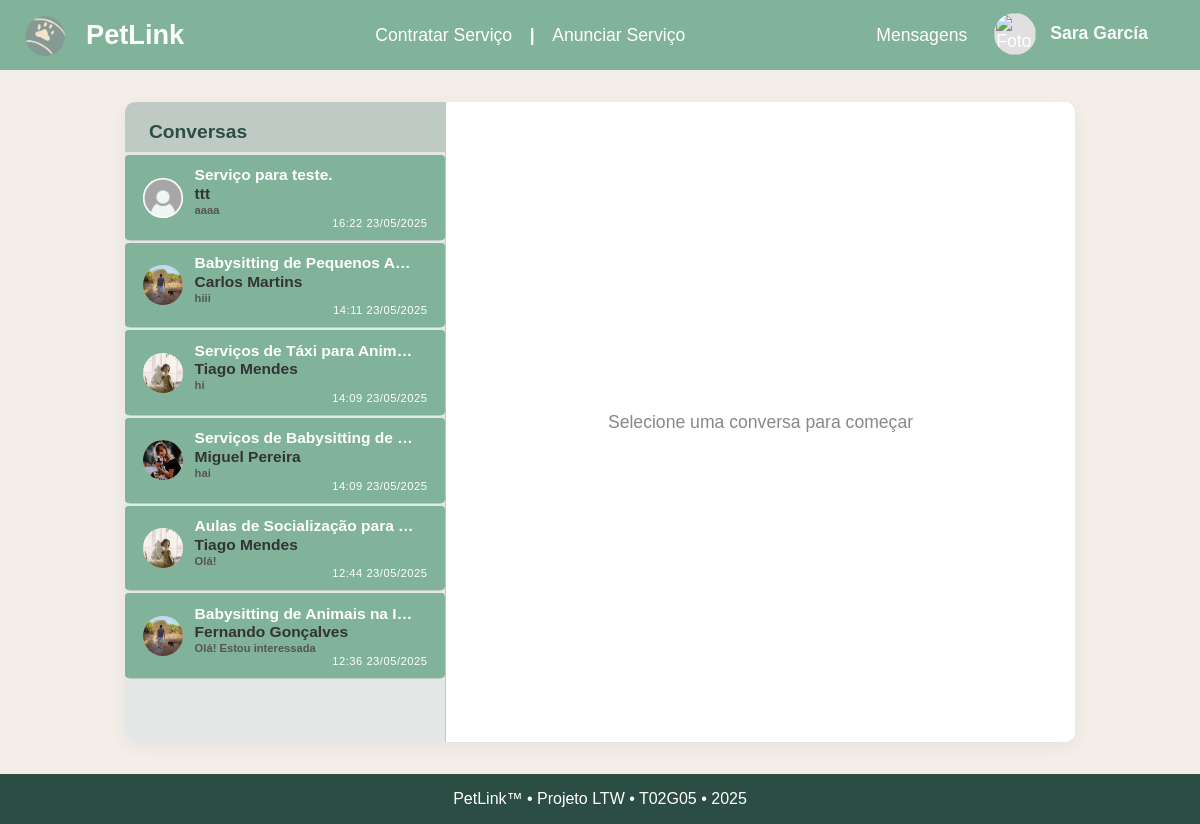
Page /pages/messages.php (signed in) on the committed database.
### tables this page shows
CREATE TABLE Ads (
    ad_id           INTEGER PRIMARY KEY AUTOINCREMENT,
    service_id      INTEGER NOT NULL,
    freelancer_id   INTEGER NOT NULL,
    title           TEXT NOT NULL,
    description     TEXT NOT NULL,
    price           REAL NOT NULL,
    price_period    TEXT NOT NULL,
    created_at      TIMESTAMP DEFAULT CURRENT_TIMESTAMP,

    FOREIGN KEY (freelancer_id) REFERENCES Users(user_id) ON DELETE CASCADE,
    FOREIGN KEY (service_id) REFERENCES Services(service_id) ON DELETE RESTRICT,
    CONSTRAINT valid_price_period CHECK (price_period IN ('hora', 'semana', 'dia', 'mês'))
);

### pages/messages.php (called while the page is built, shortened)
<?php
require_once('../templates/layout.php');
require_once('../templates/messages.php');
$db = getDatabaseConnection();
$currentUserId = $_SESSION['user_id'];
$selectedAdId = isset($_GET['ad']) ? intval($_GET['ad']) : null;
$selectedUserId = isset($_GET['to']) ? intval($_GET['to']) : null;
$stmt = $db->prepare('
    SELECT DISTINCT
        CASE
            WHEN from_user_id = :user_id THEN to_user_id
            ELSE from_user_id
        END AS user_id,
        u.username,
        u.name,
        u.photo_id,
        a.ad_id,
        a.title AS ad_title,
        a.freelancer_id,
        (SELECT text FROM Messages m2 WHERE (m2.from_user_id = :user_id OR m2.to_user_id = :user_id) AND m2.ad_id = a.ad_id AND (m2.from_user_id = u.user_id OR m2.to_user_id = u.user_id) ORDER BY m2.sent_at DESC LIMIT 1) AS last_message,
        (SELECT sent_at FROM Messages m2 WHERE (m2.from_user_id = :user_id OR m2.to_user_id = :user_id) AND m2.ad_id = a.ad_id AND (m2.from_user_id = u.user_id OR m2.to_user_id = u.user_id) ORDER BY m2.sent_at DESC LIMIT 1) AS last_time
    FROM Messages m
    JOIN Users u ON u.user_id = CASE WHEN m.from_user_id = :user_id THEN m.to_user_id ELSE m.from_user_id END
    JOIN Ads a ON a.ad_id = m.ad_id
    WHERE m.from_user_id = :user_id OR m.to_user_id = :user_id
    ORDER BY last_time DESC
');
$stmt->execute([':user_id' => $currentUserId]);
$chats = $stmt->fetchAll(PDO::FETCH_ASSOC);
$messages = [];
drawMensagens($chats, $messages, $selectedAdId, $selectedUserId, $latestOrder ?? null);
?>

### templates/messages.php (the view, shortened to what this page needs)
<link rel="stylesheet" href="../stylesheets/style.css">
<?php function drawMensagens(array $chats, array $messages, ?int $selectedAdId, ?int $selectedUserId, $latestOrder = null): void { ?>
<div class="chat-container">
  <aside class="chat-list">
    <h2>Conversas</h2>
    <ul>
      <?php foreach ($chats as $chat): ?>
        <li class="<?= $selectedAdId === $chat['ad_id'] && $selectedUserId === $chat['user_id'] ? 'active' : '' ?>">
          <a class="profile-link<?= ($selectedAdId == $chat['ad_id'] && $selectedUserId == $chat['user_id']) ? ' active' : '' ?>"
             href="../pages/messages.php?ad=<?= htmlspecialchars((string)$chat['ad_id']) ?>&to=<?= htmlspecialchars((string)$chat['user_id']) ?>">
            <div style="display: flex; align-items: center; gap: 12px;">
              <img src="<?php
  $profilePhotoId = $chat['photo_id'] ?? 'default';
  if (
    !$profilePhotoId ||
    $profilePhotoId === 'default' ||
    $profilePhotoId === '../resources/default_profile.png'
  ) {
    $src = '/resources/profilePics/0.png';
  } elseif (is_numeric($profilePhotoId)) {
    $src = "/resources/profilePics/" . $profilePhotoId . ".png";
  } else {
    $src = "/resources/profilePics/" . basename((string)$profilePhotoId);
  }
  echo htmlspecialchars($src);
?>" alt="Foto de perfil" style="width:40px; height:40px; border-radius:50%; object-fit:cover; background:#e0e0e0;">
              <div style="flex:1;">
                <strong><?= htmlspecialchars($chat['ad_title']) ?></strong>
                <div style="font-size:0.97em; color:#333;">
                  <?= htmlspecialchars($chat['name']) ?> <span style="color:#81B29A;"></span>
                </div>
                <div class="chat-last-message"><?= htmlspecialchars($chat['last_message']) ?></div>
                <div class="chat-last-time">
                  <?php
                    if (!empty($chat['last_time'])) {
                      $dt = new DateTime($chat['last_time']);
                      echo htmlspecialchars($dt->format('H:i d/m/Y'));
                    }
                  ?>
                </div>
              </div>
            </div>
          </a>
        </li>
      <?php endforeach; ?>
    </ul>
  </aside>
  <section class="chat-messages">
    <?php if ($selectedAdId && $selectedUserId):
      $currentChat = null;
      foreach ($chats as $chat) {
        if ($chat['ad_id'] == $selectedAdId && $chat['user_id'] == $selectedUserId) {
          $currentChat = $chat;
          break;
        }
      }
    ?>
      <?php if ($currentChat): ?>
        <div class="chat-header-bar" style="display:flex;align-items:center;gap:16px;padding:1.2rem 2rem 1rem 2rem;border-bottom:1px solid #e3e7e5;background:#fff;">
          <a href="../pages/userprofile.php?username=<?= urlencode($currentChat['username']) ?>" style="display:flex;align-items:center;gap:12px;text-decoration:none;color:inherit;">
            <img src="<?php
  $profilePhotoId = $currentChat['photo_id'] ?? 'default';
  if (
    !$profilePhotoId ||
    $profilePhotoId === 'default' ||
    $profilePhotoId === '../resources/default_profile.png'
  ) {
    $src = '/resources/profilePics/0.png';
  } elseif (is_numeric($profilePhotoId)) {
    $src = "/resources/profilePics/" . $profilePhotoId . ".png";
  } else {
    $src = "/resources/profilePics/" . basename((string)$profilePhotoId);
  }
  echo htmlspecialchars($src);
?>" alt="Foto de perfil" style="width:48px;height:48px;border-radius:50%;object-fit:cover;background:#e0e0e0;">
            <div>
              <div style="font-weight:600;font-size:1.1em;"><?= htmlspecialchars($currentChat['ad_title']) ?></div>
              <div style="font-size:0.97em;color:#2b4d43;"><?= htmlspecialchars($currentChat['name']) ?></div>
            </div>
          </a>
          <?php if (
  isset($_SESSION['user_id'], $currentChat['freelancer_id']) &&
  $_SESSION['user_id'] !== $currentChat['freelancer_id']
): ?>
            <button id="buyServiceBtn" style="margin-left:auto;background:#81B29A;color:#fff;border:none;padding:0.5em 1em;border-radius:6px;cursor:pointer;">Contratar Serviço</button>
          <?php endif; ?>
        </div>
        <?php
        include_once('../modals/buyService_modal.php');
        ?>
      <?php endif; ?>
      <div class="messages-list" id="messagesContainer">
        <?php
          $lastDate = null;
          $lastSentIndex = null;
          $lastMessageIndex = count($messages) - 1;
          foreach ($messages as $i => $msg) {
            if ($msg['from_user_id'] == $_SESSION['user_id']) {
              $lastSentIndex = $i;
            }
          }
        ?>
        <?php foreach ($messages as $i => $msg):
          $msgDate = (new DateTime($msg['sent_at']))->format('d/m/Y');
          $msgHour = (new DateTime($msg['sent_at']))->format('H:i');
          if ($msgDate !== $lastDate):
        ?>
          <div class="message-date-header"><?= htmlspecialchars($msgDate) ?></div>
        <?php
            $lastDate = $msgDate;
          endif;
        ?>
          <div class="message <?= $msg['from_user_id'] == $_SESSION['user_id'] ? 'sent' : 'received' ?>">
            <span><?= htmlspecialchars($msg['text']) ?></span>
            <div class="message-time"><?= htmlspecialchars($msgHour) ?></div>
          </div>
          <?php if ($i === $lastSentIndex && $i === $lastMessageIndex): ?>
            <div class="message-status <?= $msg['is_read'] ? 'seen' : 'sent' ?> message-status-right">
              <?= $msg['is_read'] ? 'seen' : 'sent' ?>
            </div>
          <?php endif; ?>
        <?php endforeach; ?>
      </div>
      <?php if ($latestOrder): ?>
        <div class="order-request-box order-box" style="position:relative;">
          <div class="order-title" style="display:flex;justify-content:space-between;align-items:center;">
            <span>Pedido de Serviço</span>
            <?php
              $status = $latestOrder['status'] ?? 'pending';
              $statusText = [
                'pending' => 'A aguardar confirmação',
                'accepted' => 'Aceite',
                'rejected' => 'Rejeitado'
              ][$status] ?? ucfirst($status);
            ?>
            <span class="order-status<?= $status === 'pending' ? ' order-status-pending' : '' ?>"><?= htmlspecialchars($statusText) ?></span>
          </div>
          <div><strong>Animais:</strong>
            <?php
              $animals = json_decode($latestOrder['animals'] ?? '[]', true);
              if ($animals && count($animals)) {
                require_once('../database/connection.db.php');
                $db = getDatabaseConnection();
                function translateAnimalType(string $animalType): string {
                  $translations = [
                    'Cães' => 'Cão',
                    'Gatos' => 'Gato',
                    'Roedores' => 'Roedor',
                    'Pássaros' => 'Pássaro',
                    'Répteis' => 'Réptil',
                    'Peixes' => 'Peixe',
                    'Furões' => 'Furão',
                    'Coelhos' => 'Coelho'
                  ];
                  return $translations[$animalType] ?? $animalType;
                }
                $placeholders = implode(',', array_fill(0, count($animals), '?'));
                $stmt = $db->prepare("SELECT name, (SELECT animal_name FROM Animal_types WHERE animal_id = ua.species) AS species FROM user_animals ua WHERE ua.animal_id IN ($placeholders)");
                $stmt->execute($animals);
                $animalList = [];
                while ($row = $stmt->fetch(PDO::FETCH_ASSOC)) {
                  $singular = translateAnimalType($row['species']);
                  $animalList[] = htmlspecialchars($row['name']) . ' <span class="animal-species-label">(' . htmlspecialchars($singular) . ')</span>';
                }
                echo implode(', ', $animalList);
              } else {
                echo 'N/A';
              }
            ?>
          </div>
          <div><strong>Duração:</strong>
            <?php
              $amount = (int)($latestOrder['amount'] ?? 1);
              $period = $latestOrder['price_period'] ?? '';
              $periodMap = [
                'hora' => 'horas',
                'dia' => 'dias',
                'semana' => 'semanas',
                'mês' => 'meses'
              ];
              $periodLabel = $amount === 1 ? $period : ($periodMap[$period] ?? $period);
              echo $amount . ' ' . $periodLabel;
            ?>
          </div>
          <div>
            <strong>Preço total:</strong>
            <?php
              $total = (float)($latestOrder['price'] ?? 0) * $amount;
              $unit = (float)($latestOrder['price'] ?? 0);
              echo number_format($total, 2, ',', '.') . '€';
              echo ' <span class="price-unit-label">(' . number_format($unit, 2, ',', '.') . '€/ ' . htmlspecialchars($period) . ')</span>';
            ?>
          </div>
          <div><strong>Data do pedido:</strong>
            <?php
              if (!empty($latestOrder['created_at'])) {
                $dt = new DateTime($latestOrder['created_at']);
                echo htmlspecialchars($dt->format('d/m/Y H:i'));
              }
            ?>
          </div>
          <?php if ($status === 'pending'): ?>
  <?php if ($_SESSION['user_id'] == $latestOrder['freelancer_id']): ?>
    <form class="cancel-order-form" action="" method="post">
      <input type="hidden" name="order_id" value="<?= htmlspecialchars((string)($latestOrder['request_id'] ?? $latestOrder['id'] ?? $latestOrder['rowid'] ?? '')) ?>">
      <button type="submit" name="accept_order" class="accept-order-btn" formaction="../actions/action_acceptOrder.php">Aceitar</button>
      <button type="submit" name="reject_order" class="reject-order-btn" formaction="../actions/action_rejectOrder.php">Rejeitar</button>
    </form>
  <?php elseif ($_SESSION['user_id'] == $latestOrder['client_id']): ?>
    <form action="../actions/action_cancelRequest.php" method="post" class="cancel-order-form">
      <input type="hidden" name="order_id" value="<?= htmlspecialchars((string)($latestOrder['request_id'] ?? $latestOrder['id'] ?? $latestOrder['rowid'] ?? '')) ?>">
      <button type="submit" class="cancel-order-btn">Cancelar pedido</button>
    </form>
  <?php endif; ?>
<?php endif; ?>
        </div>
      <?php endif; ?>
      <form class="send-message-form" action="../actions/action_sendMessage.php" method="post">
        <input type="hidden" name="ad" value="<?= $selectedAdId ?>">
        <input type="hidden" name="to" value="<?= $selectedUserId ?>">
        <input type="text" name="message" placeholder="Escreva uma mensagem..." required autocomplete="off">
        <button type="submit">Enviar</button>
      </form>
    <?php else: ?>
      <div class="no-chat-selected">Selecione uma conversa para começar</div>
    <?php endif; ?>
  </section>
</div>
<?php } ?>

### stylesheets/style.css (style rules this page uses)
body { font-family: sans-serif; margin: 0; padding: 0; background-color: #f4eee9; color: #333; height: 100%; display: flex; flex-direction: column; }
a { text-decoration: none; color: white; }
.profile-link { display: inline-block; margin-top: 8px; padding: 8px 18px; background-color: #81B29A; color: #fff !important; border-radius: 4px; font-weight: bold; text-decoration: none; transition: background 0.2s; }
.chat-container { display: flex; height: 80vh; max-height: 700px; background: #f7f7f7; border-radius: 10px; box-shadow: 0 4px 16px rgba(44, 77, 67, 0.07); overflow: hidden; margin: 2rem auto; max-width: 950px; }
.chat-list { width: 320px; background: #e3e7e5; border-right: 1px solid #c0cac5; padding: 0; display: flex; flex-direction: column; overflow-y: auto; }
.chat-list h2 { padding: 1.2rem 1.5rem 0.5rem 1.5rem; margin: 0; font-size: 1.2rem; color: #2b4d43; background: #c0cac5; border-bottom: 1px solid #c0cac5; }
.chat-list ul { list-style: none; margin: 3px 0 0 0; padding: 0; display: flex; flex-direction: column; gap: 2px; }
.chat-list li { border-bottom: 1px solid #c0cac5; margin: 0; padding: 0; background: #e3e7e5; min-height: 54px; border-radius: 6px; }
.chat-list a.profile-link { display: block; padding: 0.7rem 1.1rem; color: #2b4d43; text-decoration: none; transition: background 0.2s; margin: 0; }
.chat-list .ad-title, .chat-list strong { font-size: 0.97em; font-weight: 600; color: #fff; margin-bottom: 0; line-height: 1.2; white-space: nowrap; overflow: hidden; text-overflow: ellipsis; max-width: 220px; display: block; }
.chat-list .chat-last-message { font-size: 0.7em; color: #555; margin-top: 0.1em; white-space: nowrap !important; overflow: hidden !important; text-overflow: ellipsis !important; }
.chat-list .chat-last-time { font-size: 0.7em; color: #ffffff; margin-top: 0.05em; text-align: right; margin-left: auto; min-width: 48px; font-weight: normal; letter-spacing: 0.5px; }
.chat-messages { flex: 1; display: flex; flex-direction: column; background: #fff; padding: 0; position: relative; min-width: 0; }
.no-chat-selected { flex: 1; display: flex; align-items: center; justify-content: center; color: #888; font-size: 1.1em; background: #fff; }

### rows in the picture
ads: shows a picture, title "Serviço para teste.", name "ttt", last_message "aaaa", format "16:22 23/05/2025"
ads: title "Babysitting de Pequenos A…", name "Carlos Martins", last_message "hiii", format "14:11 23/05/2025"
ads: title "Serviços de Táxi para Anim…", name "Tiago Mendes", last_message "hi", format "14:09 23/05/2025"
ads: shows a picture, title "Serviços de Babysitting de…", name "Miguel Pereira", last_message "hai", format "14:09 23/05/2025"
ads: title "Aulas de Socialização para…", name "Tiago Mendes", last_message "Olá!", format "12:44 23/05/2025"
ads: title "Babysitting de Animais na I…", name "Fernando Gonçalves", last_message "Olá! Estou interessada", format "12:36 23/05/2025"

### other values in the picture
$_SESSION['name'] "Sara García"
